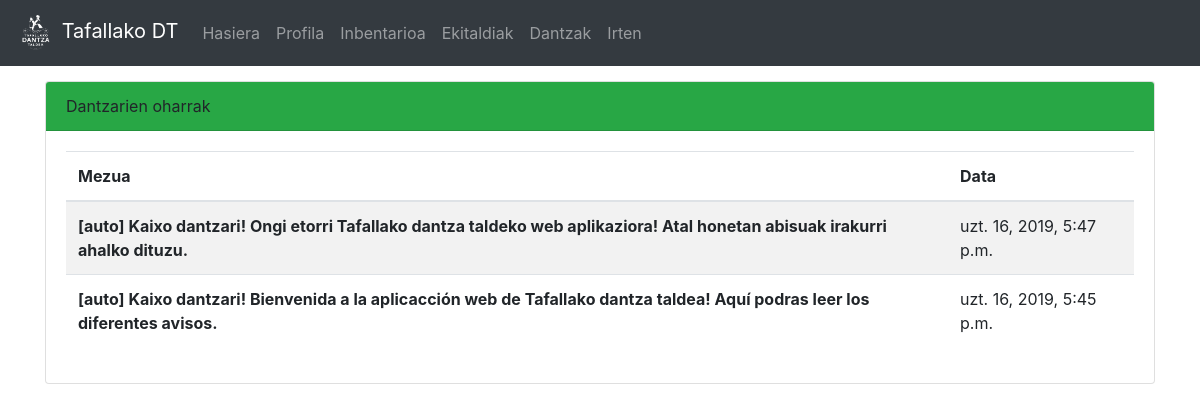
Page / (signed in) on the earlier database version.
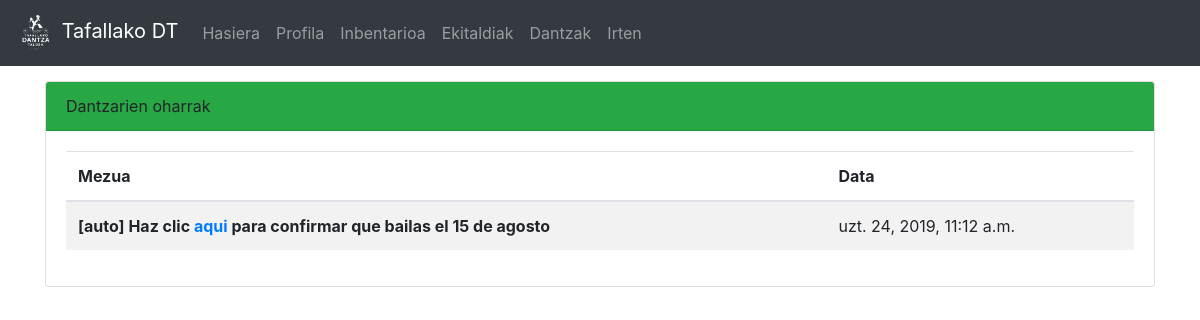
Same page on the later database version.
### dantza/models.py (models this page shows, shortened)
class Oharra(models.Model):
	mezua = models.CharField(max_length=200)
	igorlea = models.CharField(max_length=100, default="auto")
	hartzailea = models.CharField(max_length=10, choices = HARTZAILEA)
	data = models.DateTimeField('Oharraren data')
	def __str__(self):
		return "[" + self.igorlea + "] " + self.mezua

### dantza/views.py (the view)
# urls.py: path('', views.index, name = 'index'),
def index(request):
	if 'd' in request.GET:
		delete = request.GET['id']
		Oharra.objects.get(pk=delete).delete()
		return HttpResponseRedirect('/')
	if request.user.is_authenticated:
		if Dantzaria.objects.filter(user=request.user).exists():
			d = Dantzaria.objects.get(user=request.user)
			o_list = Oharra.objects.all()
			return render(request,'dantza/index.html', {'mezuak':o_list})
		else:
			return render(request,'dantza/index.html', {'err':'Ez duzu erregistroa amaitu, sakatu <a href="/signup_end">hemen</a> amaitzeko'})
	return render(request,'dantza/index.html', {})

### dantza/templatetags/auth_extras.py (called while the page is built)
@register.filter(name='has_group')
def has_group(user, group_name):
    return user.groups.filter(name=group_name).exists()

@register.filter(name='messages_for')
def message_for(list,p):
	return list.filter(hartzailea=p)

### templates/dantza/index.html (shortened to what this page needs)
{% extends "dantza/base.html" %}
{% block edukia %}
<div class="container">
{% if request.user.is_authenticated %}
	{% load auth_extras %}
	<div class="row">
		<div class="col-12" style="margin-top: 15px">
			<div class="card">
				<div class="card-header bg-success">Dantzarien oharrak</div>
				<div class="card-body">
					{% if mezuak and mezuak|messages_for:'DT' %}
						<div class="table-responsive">
							<table class="table table-hover table-striped">
							  <thead>
								<tr>
								  <th scope="col">Mezua</th>
								  <th scope="col">Data</th>
								</tr>
							  </thead>
							  <tbody>
								{% for m in mezuak|messages_for:'DT' %}
										<tr>
										  <th scope="row" style="vertical-align:middle;">{{ m | safe }}</th>
										  <td style="vertical-align:middle;">{{ m.data }}</td>
									  </tr>
								{% endfor %}
								</tbody>
							</table>
						</div>
					{% else %}
						Ez dago oharrik.
					{% endif %}
				</div>
			</div>
		</div>
	</div>
{% endif %}
</div>
{% endblock edukia %}

### templates/dantza/base.html (shortened to what this page needs)
<!doctype html>
<html lang="en">
  <head>
    <link rel="stylesheet" href="https://stackpath.bootstrapcdn.com/bootstrap/4.3.1/css/bootstrap.min.css">
  </head>
  <body>
		<nav class="navbar navbar-expand-lg navbar-dark bg-dark">
		  <a class="navbar-brand" href="/">
			  {% load static %}
			  <img src="{% static "logo.png" %}" width="40" height="40" alt="[logo]">
			  Tafallako DT</a>
		  <div class="collapse navbar-collapse" id="navbarNavAltMarkup">
			<div class="navbar-nav">
			  <a class="nav-item nav-link" href="/">Hasiera <span class="sr-only">(current)</span></a>
				{% if request.user.is_authenticated %}
					{% if request.user.is_superuser %}
						<a class="nav-item nav-link" href="/admin" target="_blank">Admin gunea</a>
						<a class="nav-item nav-link" href="/dashboard">Kudeaketa</a>
					{% else %}
						{% load auth_extras %}
						<a class="nav-item nav-link" href="/profile">Profila</a>
					{% endif %}
					<a class="nav-item nav-link" href="/inbentarioa">Inbentarioa</a>
					<a class="nav-item nav-link" href="/ekitaldiak">Ekitaldiak</a>
					<a class="nav-item nav-link" href="/dantzak">Dantzak</a>
					<a class="nav-item nav-link" href="/logout">Irten</a>
				{% else %}
			  		<a class="nav-item nav-link" href="/signup">Erregistratu</a>
			  		<a class="nav-item nav-link" href="/login">Login egin</a>
				{% endif %}
			</div>
		  </div>
		</nav>
	  <div class="container-fluid">
    {% block edukia%}
	{% endblock edukia %}
	  </div>
  </body>
</html>

Differences in the rows shown:
removed Oharra: igorlea+mezua "[auto] Kaixo dantzari! Ongi etorri Tafallako dantza taldeko web aplikaziora! Atal honetan abisuak irakurri ahalko dituzu.", data "uzt. 16, 2019, 5:47 p.m."
removed Oharra: igorlea+mezua "[auto] Kaixo dantzari! Bienvenida a la aplicacción web de Tafallako dantza taldea! Aquí podras leer los diferentes avisos.", data "uzt. 16, 2019, 5:45 p.m."
added Oharra: igorlea+mezua "[auto] Haz clic aqui para confirmar que bailas el 15 de agosto", data "uzt. 24, 2019, 11:12 a.m."
